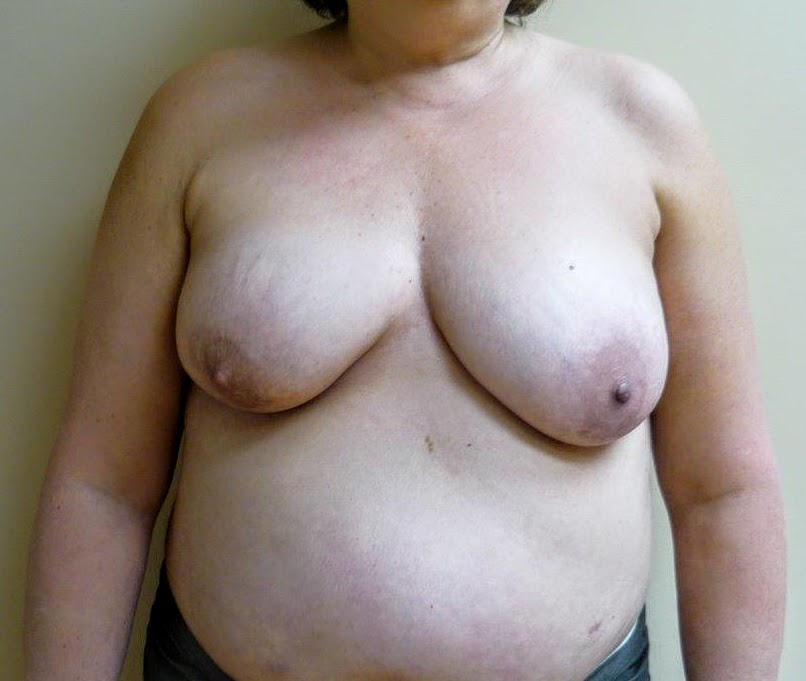
#> input picture raw/1.jpg, 806 x 681 px, found by its file name; its folder holds 5 pictures in this run
$ python app.py
#> lines starting #> are read from the running program, lines starting #| are printed output that depends on the picture; pictures that were not available may be replaced by others from this repository, and a replacement may not be noted
from PIL import Image
import os, sys

def GetFilesListFromDirectory(path):
    file_list = [f for f in os.listdir(path) if os.path.isfile(os.path.join(path, f))]
    return file_list

image_path = os.getcwd() + '\\raw\\'
done_path = os.getcwd() + '\\processed\\'
if __name__ == '__main__':
    files = GetFilesListFromDirectory(image_path)

    max_number = 0
    for file in files:
        number = file[:file.index('.')]
        if number.isdigit() and int(number) > max_number:
            max_number = int(number)

    for i in range(1, max_number, 2):
        before = Image.open(image_path + str(i) + '.jpg')
#> before is the input picture: PIL image 806x681 RGB; mean R, G, B 154.8, 143, 135.9
        after = Image.open(image_path + str(i+1) + '.jpg')
        template = Image.open(image_path + 'template.jpg')
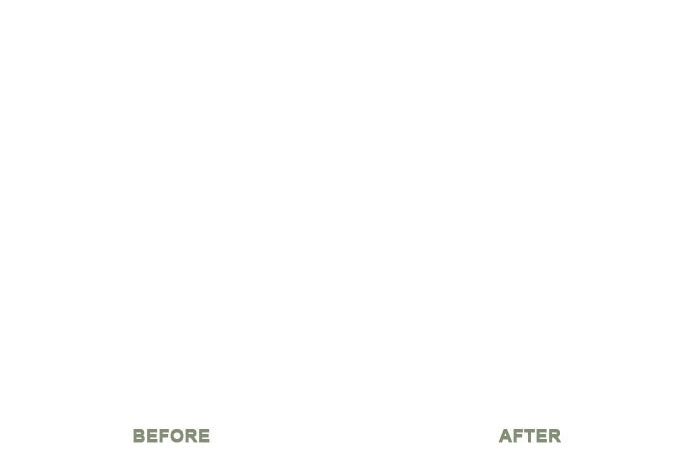
#> input picture raw/template.jpg, 700 x 464 px, found by its file name
#> template is the input picture: PIL image 700x464 RGB; mean R, G, B 254.6, 254.6, 254.5

        aspect_ratio_before = 340 / before.size[0]
#> aspect_ratio_before = 0.422
        aspect_ratio_after = 340 / after.size[0]
#> aspect_ratio_after = 0.422

        before_width = aspect_ratio_before * before.size[0]
#> before_width = 340
        before_height = aspect_ratio_before * before.size[1]
#> before_height = 287.3
        before.thumbnail((before_width, before_height))
#> before: PIL image 340x287 RGB

        after_width = aspect_ratio_after * after.size[0]
#> after_width = 340
        after_height = aspect_ratio_after * after.size[1]
#> after_height = 287.3
        after.thumbnail((after_width, after_height))

        template_height = before_height if before_height > after_height else after_height
#> template_height = 287.3
        template_box = (0, template.size[1] - (54 + template_height), template.size[0], template.size[1])
#> template_box = (0, 122.7, 700, 464)
        template_region = template.crop(template_box)
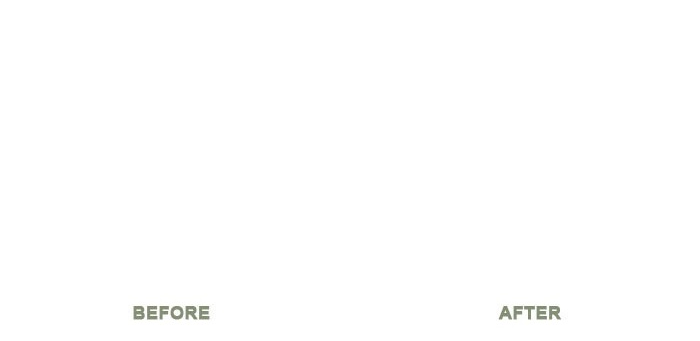
#> template_region: PIL image 700x341 RGB; mean R, G, B 254.4, 254.4, 254.3

        template_region.paste(before, (0,0))
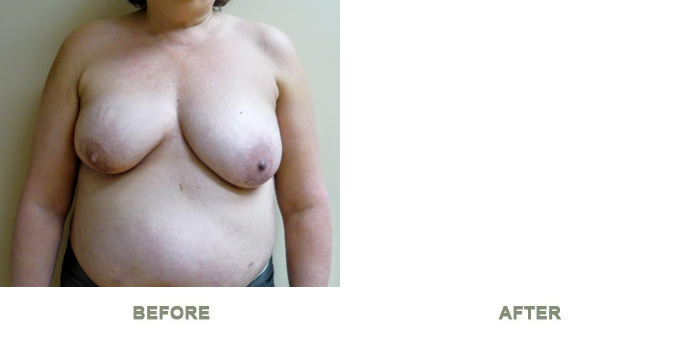
#> template_region: PIL image 700x341 RGB; mean R, G, B 213.4, 208.7, 205.6
        template_region.paste(after, (360,0))
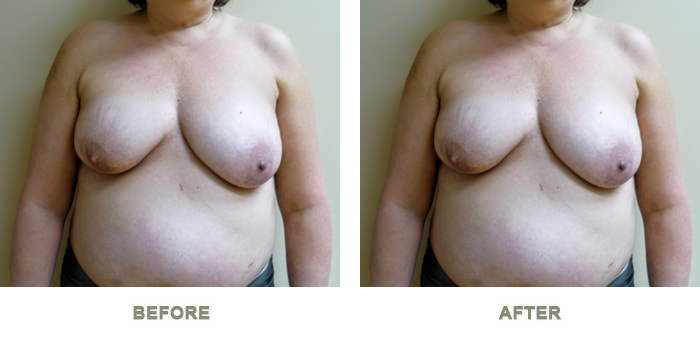
#> template_region: PIL image 700x341 RGB; mean R, G, B 172.4, 162.9, 156.9

        template_region.save(done_path + str(int(((i-1)/2)+1)) + '.jpg')
#> pass 2 of the loop `for i in range(1, max_number, 2):`:
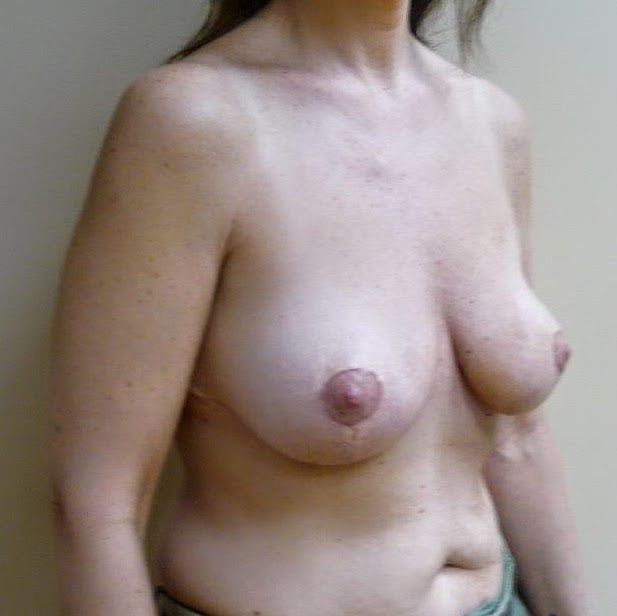
#> input picture raw/10.jpg, 617 x 616 px, given in place of 3.jpg, which was not available
#> before is the input picture: PIL image 617x616 RGB; mean R, G, B 153.8, 139.8, 134.2
#> before: PIL image 340x339 RGB
#> `template_region.paste(before, (0,0))`:
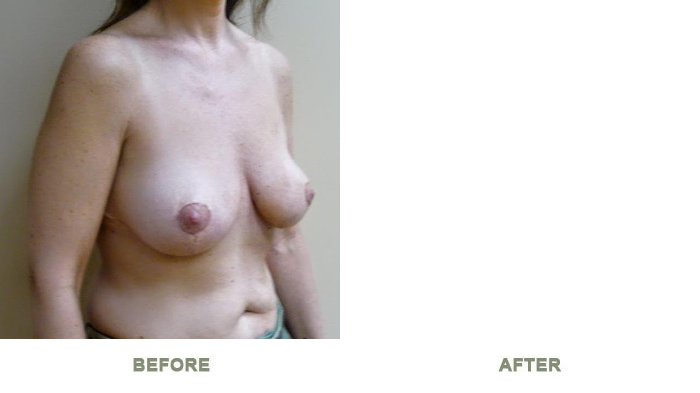
#> template_region: PIL image 700x393 RGB; mean R, G, B 212.1, 206.2, 203.8
#> `template_region.paste(after, (360,0))`:
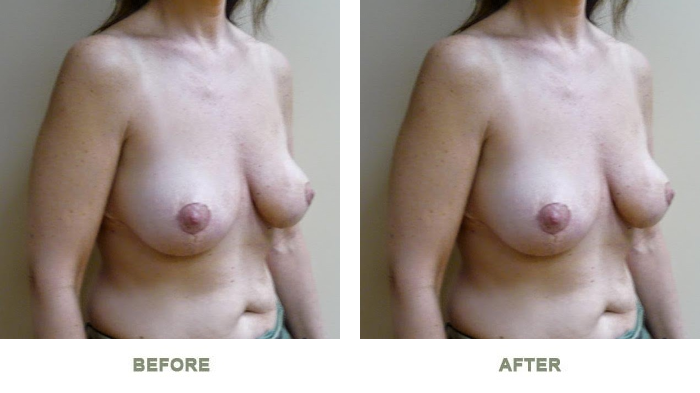
#> template_region: PIL image 700x393 RGB; mean R, G, B 169.6, 158, 153.2
#> (the run stopped early here; a loop or call above may not have finished)
